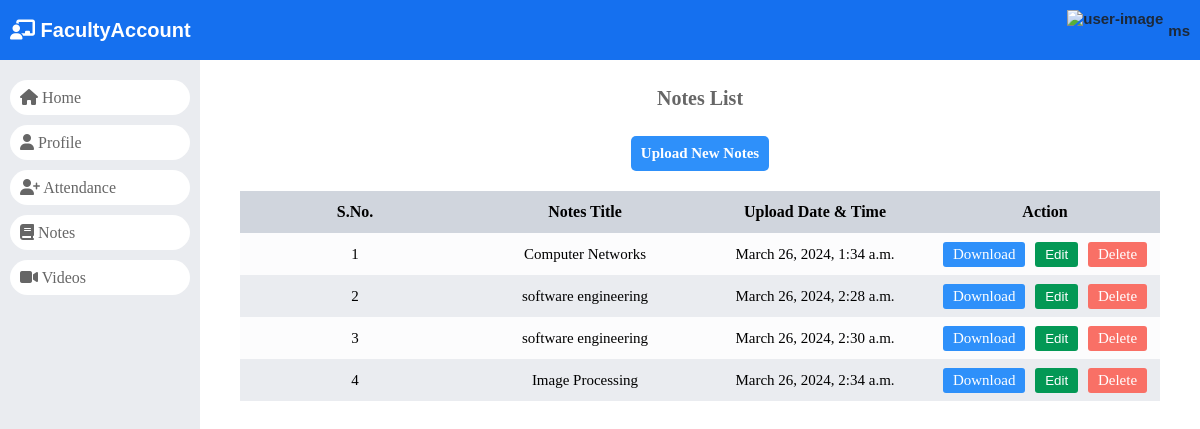
/staff_notes/ (signed in), run on the app's committed database.
### dashboard/models.py (models this page shows)
class CustomUser(AbstractUser):
	HOD = '1'
	STAFF = '2'
	STUDENT = '3'
	EMAIL_TO_USER_TYPE_MAP = {
		'hod': HOD,
		'staff': STAFF,
		'student': STUDENT
	}
	user_type_data = ((HOD, "HOD"), (STAFF, "Staff"), (STUDENT, "Student"))
	user_type = models.CharField(default=1, choices=user_type_data, max_length=10)

class Notes(models.Model):
    id = models.AutoField(primary_key=True)
    subject_id = models.ForeignKey(Subjects, on_delete=models.CASCADE)
    course_id = models.ForeignKey(Courses, on_delete=models.CASCADE)
    session_year_id = models.ForeignKey(SessionYearModel, on_delete=models.CASCADE)
    uploaded_by = models.ForeignKey(Staffs, on_delete=models.CASCADE)
    upload_date = models.DateTimeField(auto_now_add=True)
    document = models.FileField(upload_to='notes/')
    description = models.TextField()
    objects = models.Manager()

class Subjects(models.Model):
	id =models.AutoField(primary_key=True)
	subject_name = models.CharField(max_length=255)
	course_id = models.ForeignKey(Courses, on_delete=models.CASCADE, default=1)
	staff_id = models.ForeignKey(CustomUser, on_delete=models.CASCADE)
	created_at = models.DateTimeField(auto_now_add=True)
	updated_at = models.DateTimeField(auto_now=True)
	objects = models.Manager()

### dashboard/StaffViews.py (the view)
# urls.py: path('staff_notes/', StaffViews.staff_notes, name="staff_notes"),
def staff_notes(request):
    staff = Staffs.objects.get(admin=request.user.id)
    uploaded_notes = Notes.objects.filter(uploaded_by=request.user.staffs)
    sessions = SessionYearModel.objects.all()
    subjects = Subjects.objects.filter(staff_id=request.user.id)
    courses = Courses.objects.all()
    context = {
            "subjects": subjects,
            "sessions": sessions,
            "courses" : courses,
            "uploaded_notes": uploaded_notes
        }
    return render(request,'faculty page/notes.html',context)

### dashboard/templates/faculty page/notes.html (shortened to what this page needs)
{% load static %}
<!DOCTYPE html>
<html lang="en">
<head>
    <link rel="stylesheet" href="https://cdnjs.cloudflare.com/ajax/libs/font-awesome/6.5.1/css/all.min.css"
 />
        <link rel="stylesheet" href="{% static 'style.css' %}">
<body>
    <header>
        <div>
            <a href="/">
                <div class="logo">
                    <i class="fa-solid fa-chalkboard-user"></i>
                    FacultyAccount
                </div>
            </a>
        </div>
        {% include '../headerUser.html' %}
    </header>
    <div id="main">
        {% include './navigation.html' %}
        <div id="student_record">
            <div class="page-title">
                <div class="row" id="attendance_list">
                    <h2>Notes List</h2>
                </div>
                <div class=" row" id="attendance_action">
                    <div onclick="openAddDialog()">Upload New Notes</div>
                </div>
            </div>
            <div id="faculty-record" class="record">
                <table>
                    <thead>
                        <tr>
                            <th>S.No.</th>
                            <th>Notes Title</th>
                            <th>Upload Date & Time</th>
                            <th>Action</th>
                        </tr>
                    </thead>
                    <tbody>
                        {% for note in uploaded_notes %}
                        <tr>
                            <td>{{ forloop.counter }}</td>
                            <td>{{ note.subject_id.subject_name }} </td>
                            <td>{{ note.upload_date }}</td>
                            <td>
                                <div class="actions">
                                    <a href="{{ note.document.url }}" class="download btn" download>Download</a>
                                    <button class="edit btn" onclick="openEditDialog('{{ note.id }}')">
                                        Edit
                                    </button>
                                    <a href="{% url 'delete_notes' note.id %}" class="delete btn">
                                        Delete
                                    </a>
                                </div>
                            </td>
                        </tr>
                        {% endfor %}
                    </tbody>
                </table>
            </div>
        </div>
    </div>
</body>
</html>

### dashboard/templates/headerUser.html (shortened to what this page needs)
<div class="user">
    <div>
        <img src="https://cdn-icons-png.flaticon.com/512/1144/1144760.png" alt="user-image">
    </div>
    <div class="name">{{ user.username }}</div>
</div>

### static/style.css (style rules this page uses)
:root { --light-black: #1d2939; --sky-blue: #1570ef; --light-blue: #2e90fa; --nav-bg: #eaecf0; --nav-text: #666; --success-color: #039855; --error-color: #f97066; --white: #fff; --table-grid-dark: #eaecf0; --table-grid-light: #fcfcfd; --table-heading: #d0d5dd; --dialog-backdrop: #26262690; --gray-6: #666; --gray-e: #ebebeb; --note-gray: #f2f4f7; --page-heading: #666; --page-highlight-heading: #3f3737; --yellow: #fec84b; }
html, body { margin: 0; padding: 0; }
a { text-decoration: none; }
#main { display: flex; height: calc(100vh - 60px); }
#student_record, #main_section { max-width: calc(100% - 200px); flex: 1; }
.record { padding: 20px 40px; overflow: auto; box-sizing: border-box; }
.record table { width: 100%; border-spacing: 0; }
.record th, .record td { height: 40px; max-width: 150px; text-align: center; min-width: 150px; }
.record tr:nth-child(2n + 2) { background: var(--table-grid-dark); }
.record tr:nth-child(2n + 1) { background: var(--table-grid-light); }
.record th { font-size: 16px; background: var(--table-heading); }
.record td { font-size: 15px; }
.record td .btn { height: 25px; line-height: 25px; border: 0; margin: 0 3px; padding: 0 10px; border-radius: 3px; display: inline-block; }
.record td .edit { background: var(--success-color); color: var(--white); }
.record td .delete { background: var(--error-color); color: var(--white); }
.record td .download { background: var(--light-blue); color: var(--white); }
header { width: 100%; height: 60px; padding: 10px; box-sizing: border-box; display: flex; justify-content: space-between; gap: 20px; background: var(--sky-blue); font-family: arial; }
header .logo { height: 40px; line-height: 40px; font-size: 20px; font-weight: 600; color: var(--white); }
header .user { display: flex; justify-content: center; gap: 5px; height: 100%; font-size: 15px; font-weight: bold; color: var(--light-black); position: relative; }
header .user img { height: 100%; }
header .user div.name { align-self: center; }
.row { display: flex; justify-content: center; gap: 30px; }
.page-title h2 { text-align: center; font-size: 20px; color: var(--page-heading); }
#attendance_list { align-items: center; margin: 10px 0; }
#attendance_action div { line-height: 35px; padding: 0 10px; border-radius: 5px; font-weight: 600; cursor: pointer; font-size: 15px; text-align: center; color: var(--gray-6); }
#attendance_action div:nth-child(1) { background: var(--light-blue); color: var(--white); }
#notes .note .actions button.download, .download { background: rgb(5, 175, 14); color: var(--white); }

### data on the page
CustomUser: username "ms"
Notes: subject_id.subject_name "Computer Networks", upload_date "March 26, 2024, 1:34 a.m."
Notes: subject_id.subject_name "software engineering", upload_date "March 26, 2024, 2:28 a.m."
Notes: subject_id.subject_name "software engineering", upload_date "March 26, 2024, 2:30 a.m."
Notes: subject_id.subject_name "Image Processing", upload_date "March 26, 2024, 2:34 a.m."
